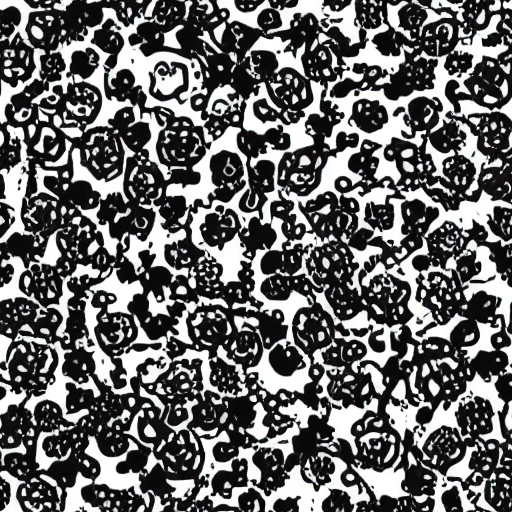
#> input picture assets/custom/organic_road_edge_diffuse.png, 512 x 512 px; its folder holds only this picture in this run
$ python fix_texture_saturation.py
#> lines starting #> are read from the running program, lines starting #| are printed output that depends on the picture
#> further down, img is the input picture: PIL image 512x512 RGB; mean R, G, B 103.4, 103.4, 104
"""
Post-process generated diffuse textures to reduce oversaturation.
Per-theme saturation/hue adjustments to fix pinkish SD1.5 artifacts.
Only modifies *_diffuse.png files.
"""
import os
from PIL import Image, ImageEnhance
import colorsys

ASSETS_DIR = os.path.join(os.path.dirname(__file__), '..', 'assets', 'custom')

# Per-theme adjustments: (saturation_factor, value_factor, hue_shift_deg)
# saturation_factor < 1.0 reduces saturation, > 1.0 increases
# value_factor < 1.0 darkens, > 1.0 brightens
# hue_shift_deg rotates hue (degrees, -180 to 180)
THEME_ADJUSTMENTS = {
    'shallows': (0.65, 0.85, -15),   # very pink → shift toward blue-purple, desaturate
    'spire':    (0.80, 1.05, 0),     # slightly over-bright white
    'tundra':   (0.75, 0.95, 0),     # keep cool but less saturated
    'pulse':    (0.85, 0.90, 0),     # tone down
    'void':     (0.80, 0.90, 0),     # darken a bit
    'glitch':   (0.85, 0.90, 5),     # slight green shift away from pink
    'furnace':  (0.90, 0.88, 0),     # tone down orange/red intensity
    'ridge':    (0.85, 0.92, 0),
    'thrill':   (0.85, 0.92, 0),
    'core':     (0.85, 0.92, 0),
    'cyberpunk':(0.85, 0.92, 0),
    'industrial':(0.85, 0.92, 0),
    'alien':    (0.80, 0.90, 0),
    'organic':  (0.85, 0.92, 0),
}

def adjust_image(img, sat_factor, val_factor, hue_shift_deg):
#> called with sat_factor = 0.85, val_factor = 0.92, hue_shift_deg = 0
    img = img.convert('RGB')
    pixels = list(img.getdata())
#> pixels = 262144 items
    adjusted = []
    hue_shift = hue_shift_deg / 360.0
    for r, g, b in pixels:
        h, s, v = colorsys.rgb_to_hsv(r/255.0, g/255.0, b/255.0)
        h = (h + hue_shift) % 1.0
        s = min(1.0, s * sat_factor)
        v = min(1.0, v * val_factor)
        nr, ng, nb = colorsys.hsv_to_rgb(h, s, v)
        adjusted.append((int(nr*255), int(ng*255), int(nb*255)))
#> this loop made 262144 passes
#> (r, g, b, h, s, v, nr, ng) on passes 1 to 3: (255, 255, 255, 0, 0, 0.92, 0.92, 0.92), (255, 255, 255, 0, 0, 0.92, 0.92, 0.92), (254, 255, 254, 0.333, 0.00333, 0.92, 0.917, 0.92)
#> after the loop, adjusted = 262144 items
    result = Image.new('RGB', img.size)
#> result: PIL image 512x512 RGB; every value is 0
    result.putdata(adjusted)
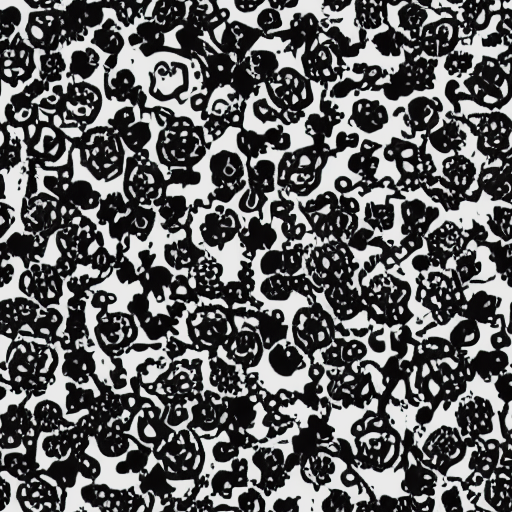
#> result: PIL image 512x512 RGB; mean R, G, B 94.9, 94.9, 95.4
    return result

processed = 0
for filename in os.listdir(ASSETS_DIR):
    if not filename.endswith('_diffuse.png'):
        continue
    # Match theme key as first part before first underscore
    parts = filename.split('_')
    if len(parts) < 2:
        continue
    theme_key = parts[0]
    if theme_key not in THEME_ADJUSTMENTS:
        continue
    sat, val, hue = THEME_ADJUSTMENTS[theme_key]
    filepath = os.path.join(ASSETS_DIR, filename)
    img = Image.open(filepath)
    adjusted = adjust_image(img, sat, val, hue)
    adjusted.save(filepath)
    print(f'  adjusted {filename} (sat={sat}, val={val}, hue={hue:+d}°)')
    processed += 1

print(f'\nDone — processed {processed} diffuse textures.')
